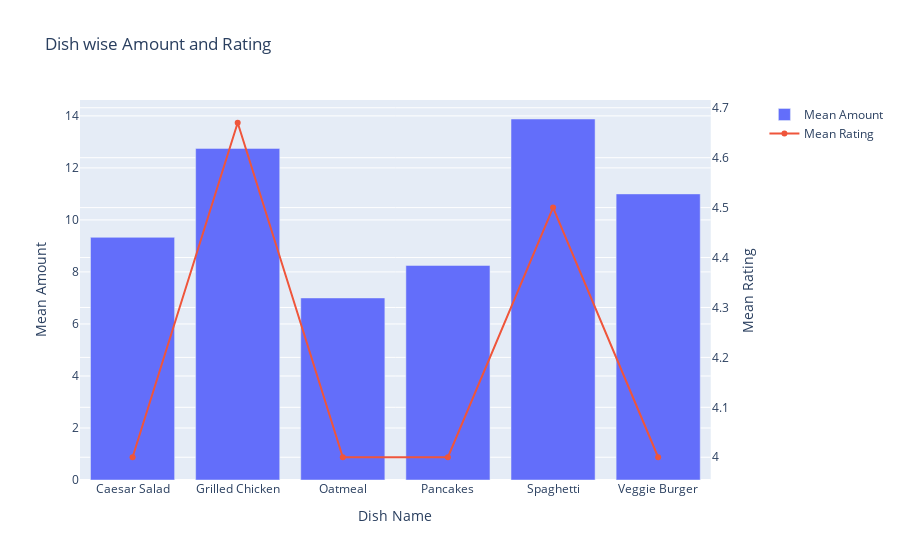

Notebook code for this chart:
### Code cell
fig = make_subplots(specs=[[{"secondary_y": True}]])

# Add traces
fig.add_trace(
    go.Bar(x=dish_pivot["Dish Name"], y=dish_pivot["Mean Amount"], name="Mean Amount"),
    secondary_y=False,
)

fig.add_trace(
    go.Scatter(x=dish_pivot["Dish Name"], y=dish_pivot["Mean Rating"], name="Mean Rating"),
    secondary_y=True,
)

# Add figure title
fig.update_layout(
    title_text="Dish wise Amount and Rating"
)

# Set x-axis title
fig.update_xaxes(title_text="Dish Name")

# # Set y-axes titles
fig.update_yaxes(title_text="Mean Amount", secondary_y=False)
fig.update_yaxes(title_text="Mean Rating", secondary_y=True)

fig.show()

### Figure 1 — Plotly figure (JSON) as saved in the notebook; plotly's stock layout.template omitted (floating-point values rounded to 4 significant figures)
{"data": [{"name": "Mean Amount", "type": "bar", "x": ["Caesar Salad", "Grilled Chicken", "Oatmeal", "Pancakes", "Spaghetti", "Veggie Burger"], "xaxis": "x", "y": [9.33, 12.75, 7, 8.25, 13.88, 11], "yaxis": "y"}, {"name": "Mean Rating", "type": "scatter", "x": ["Caesar Salad", "Grilled Chicken", "Oatmeal", "Pancakes", "Spaghetti", "Veggie Burger"], "xaxis": "x", "y": [4, 4.67, 4, 4, 4.5, 4], "yaxis": "y2"}], "layout": {"title": {"text": "Dish wise Amount and Rating"}, "xaxis": {"anchor": "y", "domain": [0, 0.94], "title": {"text": "Dish Name"}}, "yaxis": {"anchor": "x", "domain": [0, 1], "title": {"text": "Mean Amount"}}, "yaxis2": {"anchor": "x", "overlaying": "y", "side": "right", "title": {"text": "Mean Rating"}}}}
